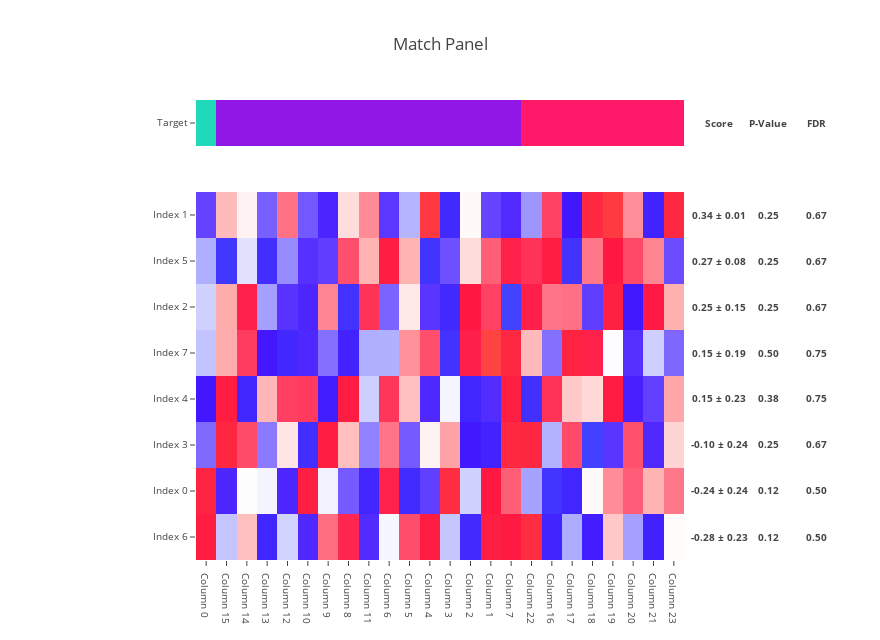
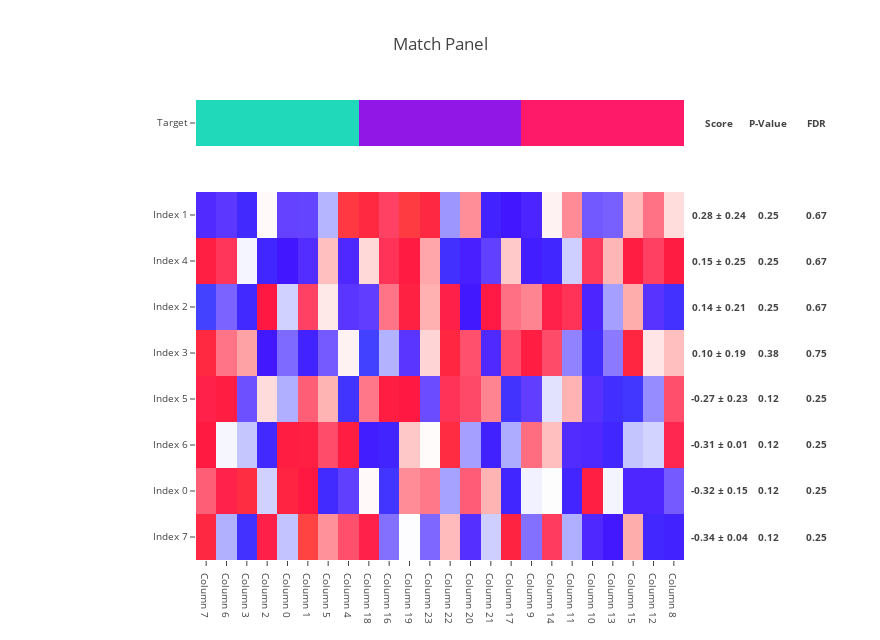
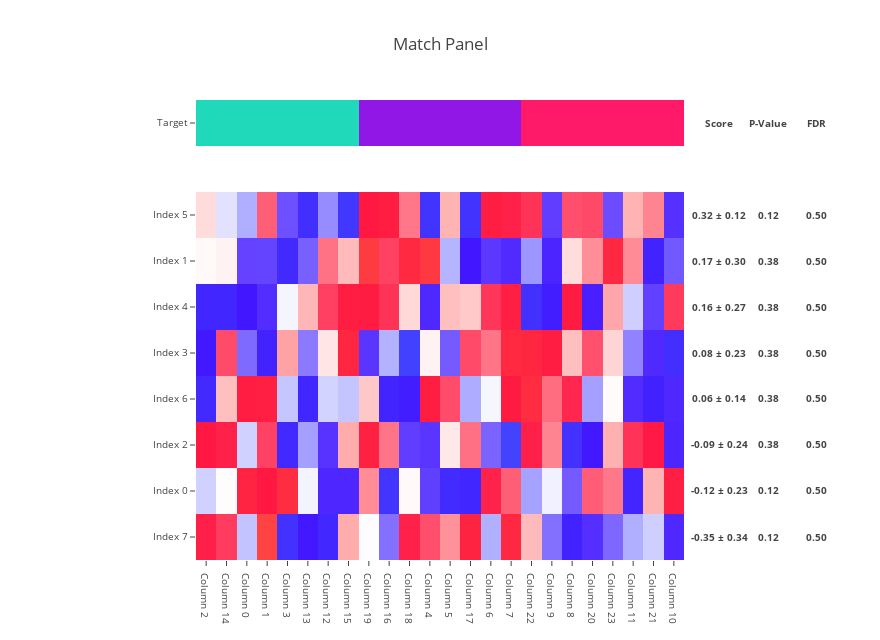

Notebook code for these charts, in order:
### Code cell
n_index = 8

n_column = 24

features = pd.DataFrame(
    np.random.random_sample(size=(
        n_index,
        n_column,
    )),
    index=('Index {}'.format(i) for i in range(n_index)),
    columns=('Column {}'.format(i) for i in range(n_column)),
)

for target in (
        pd.Series((0, ) * 1 + (1, ) * 15 + (2, ) * 8),
        pd.Series((0, ) * 8 + (2, ) * 8 + (1, ) * 8),
        pd.Series(('Aa', ) * 4 + ('Bb', ) * 4 + ('Cc', ) * 4 + ('Aa', ) * 4 + ('Bb', ) * 4 + ('Cc', ) * 4),
):
    
    target.name = 'Target'
    
    target.index = ('Column {}'.format(i) for i in range(n_column))

    scores = make_match_panel(
        target,
        features,
        target_ascending=True,
        n_sampling=3,
        n_permutation=1,
        target_type='categorical',
    )

### Figure 1 — Plotly figure (JSON) as saved in the notebook; plotly's stock layout.template omitted (floating-point values rounded to 4 significant figures; data arrays with more than 128 entries replaced by an {"elided": "..."} marker saying what was removed)
{"data": [{"colorscale": [[0, "#20d9ba"], [0.5, "#9017e6"], [1, "#ff1968"]], "showscale": false, "text": [["Column 0", "Column 15", "Column 14", "Column 13", "Column 12", "Column 10", "Column 9", "Column 8", "Column 11", "Column 6", "Column 5", "Column 4", "Column 3", "Column 2", "Column 1", "Column 7", "Column 22", "Column 16", "Column 17", "Column 18", "Column 19", "Column 20", "Column 21", "Column 23"]], "type": "heatmap", "uid": "2fe19efe-6d05-4e1f-81e5-96d4310b8822", "x": ["Column 0", "Column 15", "Column 14", "Column 13", "Column 12", "Column 10", "Column 9", "Column 8", "Column 11", "Column 6", "Column 5", "Column 4", "Column 3", "Column 2", "Column 1", "Column 7", "Column 22", "Column 16", "Column 17", "Column 18", "Column 19", "Column 20", "Column 21", "Column 23"], "y": ["Target"], "yaxis": "y2", "z": [[0, 1, 1, 1, 1, 1, 1, 1, 1, 1, 1, 1, 1, 1, 1, 1, 2, 2, 2, 2, 2, 2, 2, 2]]}, {"colorscale": {"elided": "256x2 mixed values"}, "showscale": false, "type": "heatmap", "uid": "7900529a-4991-4b0d-9dc0-ebd67636f54f", "x": ["Column 0", "Column 15", "Column 14", "Column 13", "Column 12", "Column 10", "Column 9", "Column 8", "Column 11", "Column 6", "Column 5", "Column 4", "Column 3", "Column 2", "Column 1", "Column 7", "Column 22", "Column 16", "Column 17", "Column 18", "Column 19", "Column 20", "Column 21", "Column 23"], "y": ["Index 6", "Index 0", "Index 3", "Index 4", "Index 7", "Index 2", "Index 5", "Index 1"], "yaxis": "y", "z": {"elided": "8x24 float values"}, "zmax": 1.977, "zmin": -1.885}], "layout": {"annotations": [{"font": {"size": 9.6}, "showarrow": false, "text": "<b>Score</b>", "width": 64, "x": 1.002, "xanchor": "left", "xref": "paper", "y": 0.95, "yanchor": "middle", "yref": "paper"}, {"font": {"size": 9.6}, "showarrow": false, "text": "<b>0.34 ± 0.01</b>", "width": 64, "x": 1.002, "xanchor": "left", "xref": "paper", "y": 0.75, "yanchor": "middle", "yref": "paper"}, {"font": {"size": 9.6}, "showarrow": false, "text": "<b>0.27 ± 0.08</b>", "width": 64, "x": 1.002, "xanchor": "left", "xref": "paper", "y": 0.65, "yanchor": "middle", "yref": "paper"}, {"font": {"size": 9.6}, "showarrow": false, "text": "<b>0.25 ± 0.15</b>", "width": 64, "x": 1.002, "xanchor": "left", "xref": "paper", "y": 0.55, "yanchor": "middle", "yref": "paper"}, {"font": {"size": 9.6}, "showarrow": false, "text": "<b>0.15 ± 0.19</b>", "width": 64, "x": 1.002, "xanchor": "left", "xref": "paper", "y": 0.45, "yanchor": "middle", "yref": "paper"}, {"font": {"size": 9.6}, "showarrow": false, "text": "<b>0.15 ± 0.23</b>", "width": 64, "x": 1.002, "xanchor": "left", "xref": "paper", "y": 0.35, "yanchor": "middle", "yref": "paper"}, {"font": {"size": 9.6}, "showarrow": false, "text": "<b>-0.10 ± 0.24</b>", "width": 64, "x": 1.002, "xanchor": "left", "xref": "paper", "y": 0.25, "yanchor": "middle", "yref": "paper"}, {"font": {"size": 9.6}, "showarrow": false, "text": "<b>-0.24 ± 0.24</b>", "width": 64, "x": 1.002, "xanchor": "left", "xref": "paper", "y": 0.15, "yanchor": "middle", "yref": "paper"}, {"font": {"size": 9.6}, "showarrow": false, "text": "<b>-0.28 ± 0.23</b>", "width": 64, "x": 1.002, "xanchor": "left", "xref": "paper", "y": 0.05, "yanchor": "middle", "yref": "paper"}, {"font": {"size": 9.6}, "showarrow": false, "text": "<b>P-Value</b>", "width": 64, "x": 1.102, "xanchor": "left", "xref": "paper", "y": 0.95, "yanchor": "middle", "yref": "paper"}, {"font": {"size": 9.6}, "showarrow": false, "text": "<b>0.25</b>", "width": 64, "x": 1.102, "xanchor": "left", "xref": "paper", "y": 0.75, "yanchor": "middle", "yref": "paper"}, {"font": {"size": 9.6}, "showarrow": false, "text": "<b>0.25</b>", "width": 64, "x": 1.102, "xanchor": "left", "xref": "paper", "y": 0.65, "yanchor": "middle", "yref": "paper"}, {"font": {"size": 9.6}, "showarrow": false, "text": "<b>0.25</b>", "width": 64, "x": 1.102, "xanchor": "left", "xref": "paper", "y": 0.55, "yanchor": "middle", "yref": "paper"}, {"font": {"size": 9.6}, "showarrow": false, "text": "<b>0.50</b>", "width": 64, "x": 1.102, "xanchor": "left", "xref": "paper", "y": 0.45, "yanchor": "middle", "yref": "paper"}, {"font": {"size": 9.6}, "showarrow": false, "text": "<b>0.38</b>", "width": 64, "x": 1.102, "xanchor": "left", "xref": "paper", "y": 0.35, "yanchor": "middle", "yref": "paper"}, {"font": {"size": 9.6}, "showarrow": false, "text": "<b>0.25</b>", "width": 64, "x": 1.102, "xanchor": "left", "xref": "paper", "y": 0.25, "yanchor": "middle", "yref": "paper"}, {"font": {"size": 9.6}, "showarrow": false, "text": "<b>0.12</b>", "width": 64, "x": 1.102, "xanchor": "left", "xref": "paper", "y": 0.15, "yanchor": "middle", "yref": "paper"}, {"font": {"size": 9.6}, "showarrow": false, "text": "<b>0.12</b>", "width": 64, "x": 1.102, "xanchor": "left", "xref": "paper", "y": 0.05, "yanchor": "middle", "yref": "paper"}, {"font": {"size": 9.6}, "showarrow": false, "text": "<b>FDR</b>", "width": 64, "x": 1.202, "xanchor": "left", "xref": "paper", "y": 0.95, "yanchor": "middle", "yref": "paper"}, {"font": {"size": 9.6}, "showarrow": false, "text": "<b>0.67</b>", "width": 64, "x": 1.202, "xanchor": "left", "xref": "paper", "y": 0.75, "yanchor": "middle", "yref": "paper"}, {"font": {"size": 9.6}, "showarrow": false, "text": "<b>0.67</b>", "width": 64, "x": 1.202, "xanchor": "left", "xref": "paper", "y": 0.65, "yanchor": "middle", "yref": "paper"}, {"font": {"size": 9.6}, "showarrow": false, "text": "<b>0.67</b>", "width": 64, "x": 1.202, "xanchor": "left", "xref": "paper", "y": 0.55, "yanchor": "middle", "yref": "paper"}, {"font": {"size": 9.6}, "showarrow": false, "text": "<b>0.75</b>", "width": 64, "x": 1.202, "xanchor": "left", "xref": "paper", "y": 0.45, "yanchor": "middle", "yref": "paper"}, {"font": {"size": 9.6}, "showarrow": false, "text": "<b>0.75</b>", "width": 64, "x": 1.202, "xanchor": "left", "xref": "paper", "y": 0.35, "yanchor": "middle", "yref": "paper"}, {"font": {"size": 9.6}, "showarrow": false, "text": "<b>0.67</b>", "width": 64, "x": 1.202, "xanchor": "left", "xref": "paper", "y": 0.25, "yanchor": "middle", "yref": "paper"}, {"font": {"size": 9.6}, "showarrow": false, "text": "<b>0.50</b>", "width": 64, "x": 1.202, "xanchor": "left", "xref": "paper", "y": 0.15, "yanchor": "middle", "yref": "paper"}, {"font": {"size": 9.6}, "showarrow": false, "text": "<b>0.50</b>", "width": 64, "x": 1.202, "xanchor": "left", "xref": "paper", "y": 0.05, "yanchor": "middle", "yref": "paper"}], "height": 640, "margin": {"l": 196, "r": 196}, "title": "Match Panel", "width": 880, "xaxis": {"anchor": "y", "tickfont": {"size": 9.6}}, "yaxis": {"domain": [0, 0.8], "dtick": 1, "tickfont": {"size": 9.6}}, "yaxis2": {"domain": [0.9, 1], "tickfont": {"size": 9.6}}}}

### Figure 2 — Plotly figure (JSON) as saved in the notebook; plotly's stock layout.template omitted (floating-point values rounded to 4 significant figures; data arrays with more than 128 entries replaced by an {"elided": "..."} marker saying what was removed)
{"data": [{"colorscale": [[0, "#20d9ba"], [0.5, "#9017e6"], [1, "#ff1968"]], "showscale": false, "text": [["Column 7", "Column 6", "Column 3", "Column 2", "Column 0", "Column 1", "Column 5", "Column 4", "Column 18", "Column 16", "Column 19", "Column 23", "Column 22", "Column 20", "Column 21", "Column 17", "Column 9", "Column 14", "Column 11", "Column 10", "Column 13", "Column 15", "Column 12", "Column 8"]], "type": "heatmap", "uid": "cb595785-6326-49de-9d6e-125964766bc9", "x": ["Column 7", "Column 6", "Column 3", "Column 2", "Column 0", "Column 1", "Column 5", "Column 4", "Column 18", "Column 16", "Column 19", "Column 23", "Column 22", "Column 20", "Column 21", "Column 17", "Column 9", "Column 14", "Column 11", "Column 10", "Column 13", "Column 15", "Column 12", "Column 8"], "y": ["Target"], "yaxis": "y2", "z": [[0, 0, 0, 0, 0, 0, 0, 0, 1, 1, 1, 1, 1, 1, 1, 1, 2, 2, 2, 2, 2, 2, 2, 2]]}, {"colorscale": {"elided": "256x2 mixed values"}, "showscale": false, "type": "heatmap", "uid": "e6a28038-308b-4328-9321-73393038905c", "x": ["Column 7", "Column 6", "Column 3", "Column 2", "Column 0", "Column 1", "Column 5", "Column 4", "Column 18", "Column 16", "Column 19", "Column 23", "Column 22", "Column 20", "Column 21", "Column 17", "Column 9", "Column 14", "Column 11", "Column 10", "Column 13", "Column 15", "Column 12", "Column 8"], "y": ["Index 7", "Index 0", "Index 6", "Index 5", "Index 3", "Index 2", "Index 4", "Index 1"], "yaxis": "y", "z": {"elided": "8x24 float values"}, "zmax": 1.977, "zmin": -1.885}], "layout": {"annotations": [{"font": {"size": 9.6}, "showarrow": false, "text": "<b>Score</b>", "width": 64, "x": 1.002, "xanchor": "left", "xref": "paper", "y": 0.95, "yanchor": "middle", "yref": "paper"}, {"font": {"size": 9.6}, "showarrow": false, "text": "<b>0.28 ± 0.24</b>", "width": 64, "x": 1.002, "xanchor": "left", "xref": "paper", "y": 0.75, "yanchor": "middle", "yref": "paper"}, {"font": {"size": 9.6}, "showarrow": false, "text": "<b>0.15 ± 0.25</b>", "width": 64, "x": 1.002, "xanchor": "left", "xref": "paper", "y": 0.65, "yanchor": "middle", "yref": "paper"}, {"font": {"size": 9.6}, "showarrow": false, "text": "<b>0.14 ± 0.21</b>", "width": 64, "x": 1.002, "xanchor": "left", "xref": "paper", "y": 0.55, "yanchor": "middle", "yref": "paper"}, {"font": {"size": 9.6}, "showarrow": false, "text": "<b>0.10 ± 0.19</b>", "width": 64, "x": 1.002, "xanchor": "left", "xref": "paper", "y": 0.45, "yanchor": "middle", "yref": "paper"}, {"font": {"size": 9.6}, "showarrow": false, "text": "<b>-0.27 ± 0.23</b>", "width": 64, "x": 1.002, "xanchor": "left", "xref": "paper", "y": 0.35, "yanchor": "middle", "yref": "paper"}, {"font": {"size": 9.6}, "showarrow": false, "text": "<b>-0.31 ± 0.01</b>", "width": 64, "x": 1.002, "xanchor": "left", "xref": "paper", "y": 0.25, "yanchor": "middle", "yref": "paper"}, {"font": {"size": 9.6}, "showarrow": false, "text": "<b>-0.32 ± 0.15</b>", "width": 64, "x": 1.002, "xanchor": "left", "xref": "paper", "y": 0.15, "yanchor": "middle", "yref": "paper"}, {"font": {"size": 9.6}, "showarrow": false, "text": "<b>-0.34 ± 0.04</b>", "width": 64, "x": 1.002, "xanchor": "left", "xref": "paper", "y": 0.05, "yanchor": "middle", "yref": "paper"}, {"font": {"size": 9.6}, "showarrow": false, "text": "<b>P-Value</b>", "width": 64, "x": 1.102, "xanchor": "left", "xref": "paper", "y": 0.95, "yanchor": "middle", "yref": "paper"}, {"font": {"size": 9.6}, "showarrow": false, "text": "<b>0.25</b>", "width": 64, "x": 1.102, "xanchor": "left", "xref": "paper", "y": 0.75, "yanchor": "middle", "yref": "paper"}, {"font": {"size": 9.6}, "showarrow": false, "text": "<b>0.25</b>", "width": 64, "x": 1.102, "xanchor": "left", "xref": "paper", "y": 0.65, "yanchor": "middle", "yref": "paper"}, {"font": {"size": 9.6}, "showarrow": false, "text": "<b>0.25</b>", "width": 64, "x": 1.102, "xanchor": "left", "xref": "paper", "y": 0.55, "yanchor": "middle", "yref": "paper"}, {"font": {"size": 9.6}, "showarrow": false, "text": "<b>0.38</b>", "width": 64, "x": 1.102, "xanchor": "left", "xref": "paper", "y": 0.45, "yanchor": "middle", "yref": "paper"}, {"font": {"size": 9.6}, "showarrow": false, "text": "<b>0.12</b>", "width": 64, "x": 1.102, "xanchor": "left", "xref": "paper", "y": 0.35, "yanchor": "middle", "yref": "paper"}, {"font": {"size": 9.6}, "showarrow": false, "text": "<b>0.12</b>", "width": 64, "x": 1.102, "xanchor": "left", "xref": "paper", "y": 0.25, "yanchor": "middle", "yref": "paper"}, {"font": {"size": 9.6}, "showarrow": false, "text": "<b>0.12</b>", "width": 64, "x": 1.102, "xanchor": "left", "xref": "paper", "y": 0.15, "yanchor": "middle", "yref": "paper"}, {"font": {"size": 9.6}, "showarrow": false, "text": "<b>0.12</b>", "width": 64, "x": 1.102, "xanchor": "left", "xref": "paper", "y": 0.05, "yanchor": "middle", "yref": "paper"}, {"font": {"size": 9.6}, "showarrow": false, "text": "<b>FDR</b>", "width": 64, "x": 1.202, "xanchor": "left", "xref": "paper", "y": 0.95, "yanchor": "middle", "yref": "paper"}, {"font": {"size": 9.6}, "showarrow": false, "text": "<b>0.67</b>", "width": 64, "x": 1.202, "xanchor": "left", "xref": "paper", "y": 0.75, "yanchor": "middle", "yref": "paper"}, {"font": {"size": 9.6}, "showarrow": false, "text": "<b>0.67</b>", "width": 64, "x": 1.202, "xanchor": "left", "xref": "paper", "y": 0.65, "yanchor": "middle", "yref": "paper"}, {"font": {"size": 9.6}, "showarrow": false, "text": "<b>0.67</b>", "width": 64, "x": 1.202, "xanchor": "left", "xref": "paper", "y": 0.55, "yanchor": "middle", "yref": "paper"}, {"font": {"size": 9.6}, "showarrow": false, "text": "<b>0.75</b>", "width": 64, "x": 1.202, "xanchor": "left", "xref": "paper", "y": 0.45, "yanchor": "middle", "yref": "paper"}, {"font": {"size": 9.6}, "showarrow": false, "text": "<b>0.25</b>", "width": 64, "x": 1.202, "xanchor": "left", "xref": "paper", "y": 0.35, "yanchor": "middle", "yref": "paper"}, {"font": {"size": 9.6}, "showarrow": false, "text": "<b>0.25</b>", "width": 64, "x": 1.202, "xanchor": "left", "xref": "paper", "y": 0.25, "yanchor": "middle", "yref": "paper"}, {"font": {"size": 9.6}, "showarrow": false, "text": "<b>0.25</b>", "width": 64, "x": 1.202, "xanchor": "left", "xref": "paper", "y": 0.15, "yanchor": "middle", "yref": "paper"}, {"font": {"size": 9.6}, "showarrow": false, "text": "<b>0.25</b>", "width": 64, "x": 1.202, "xanchor": "left", "xref": "paper", "y": 0.05, "yanchor": "middle", "yref": "paper"}], "height": 640, "margin": {"l": 196, "r": 196}, "title": "Match Panel", "width": 880, "xaxis": {"anchor": "y", "tickfont": {"size": 9.6}}, "yaxis": {"domain": [0, 0.8], "dtick": 1, "tickfont": {"size": 9.6}}, "yaxis2": {"domain": [0.9, 1], "tickfont": {"size": 9.6}}}}

### Figure 3 — Plotly figure (JSON) as saved in the notebook; plotly's stock layout.template omitted (floating-point values rounded to 4 significant figures; data arrays with more than 128 entries replaced by an {"elided": "..."} marker saying what was removed)
{"data": [{"colorscale": [[0, "#20d9ba"], [0.5, "#9017e6"], [1, "#ff1968"]], "showscale": false, "text": [["Column 2", "Column 14", "Column 0", "Column 1", "Column 3", "Column 13", "Column 12", "Column 15", "Column 19", "Column 16", "Column 18", "Column 4", "Column 5", "Column 17", "Column 6", "Column 7", "Column 22", "Column 9", "Column 8", "Column 20", "Column 23", "Column 11", "Column 21", "Column 10"]], "type": "heatmap", "uid": "15425110-857d-479b-87c5-b63bf405b3b9", "x": ["Column 2", "Column 14", "Column 0", "Column 1", "Column 3", "Column 13", "Column 12", "Column 15", "Column 19", "Column 16", "Column 18", "Column 4", "Column 5", "Column 17", "Column 6", "Column 7", "Column 22", "Column 9", "Column 8", "Column 20", "Column 23", "Column 11", "Column 21", "Column 10"], "y": ["Target"], "yaxis": "y2", "z": [[0, 0, 0, 0, 0, 0, 0, 0, 1, 1, 1, 1, 1, 1, 1, 1, 2, 2, 2, 2, 2, 2, 2, 2]]}, {"colorscale": {"elided": "256x2 mixed values"}, "showscale": false, "type": "heatmap", "uid": "0f1d45cb-7591-4887-93de-8cc58d280680", "x": ["Column 2", "Column 14", "Column 0", "Column 1", "Column 3", "Column 13", "Column 12", "Column 15", "Column 19", "Column 16", "Column 18", "Column 4", "Column 5", "Column 17", "Column 6", "Column 7", "Column 22", "Column 9", "Column 8", "Column 20", "Column 23", "Column 11", "Column 21", "Column 10"], "y": ["Index 7", "Index 0", "Index 2", "Index 6", "Index 3", "Index 4", "Index 1", "Index 5"], "yaxis": "y", "z": {"elided": "8x24 float values"}, "zmax": 1.977, "zmin": -1.885}], "layout": {"annotations": [{"font": {"size": 9.6}, "showarrow": false, "text": "<b>Score</b>", "width": 64, "x": 1.002, "xanchor": "left", "xref": "paper", "y": 0.95, "yanchor": "middle", "yref": "paper"}, {"font": {"size": 9.6}, "showarrow": false, "text": "<b>0.32 ± 0.12</b>", "width": 64, "x": 1.002, "xanchor": "left", "xref": "paper", "y": 0.75, "yanchor": "middle", "yref": "paper"}, {"font": {"size": 9.6}, "showarrow": false, "text": "<b>0.17 ± 0.30</b>", "width": 64, "x": 1.002, "xanchor": "left", "xref": "paper", "y": 0.65, "yanchor": "middle", "yref": "paper"}, {"font": {"size": 9.6}, "showarrow": false, "text": "<b>0.16 ± 0.27</b>", "width": 64, "x": 1.002, "xanchor": "left", "xref": "paper", "y": 0.55, "yanchor": "middle", "yref": "paper"}, {"font": {"size": 9.6}, "showarrow": false, "text": "<b>0.08 ± 0.23</b>", "width": 64, "x": 1.002, "xanchor": "left", "xref": "paper", "y": 0.45, "yanchor": "middle", "yref": "paper"}, {"font": {"size": 9.6}, "showarrow": false, "text": "<b>0.06 ± 0.14</b>", "width": 64, "x": 1.002, "xanchor": "left", "xref": "paper", "y": 0.35, "yanchor": "middle", "yref": "paper"}, {"font": {"size": 9.6}, "showarrow": false, "text": "<b>-0.09 ± 0.24</b>", "width": 64, "x": 1.002, "xanchor": "left", "xref": "paper", "y": 0.25, "yanchor": "middle", "yref": "paper"}, {"font": {"size": 9.6}, "showarrow": false, "text": "<b>-0.12 ± 0.23</b>", "width": 64, "x": 1.002, "xanchor": "left", "xref": "paper", "y": 0.15, "yanchor": "middle", "yref": "paper"}, {"font": {"size": 9.6}, "showarrow": false, "text": "<b>-0.35 ± 0.34</b>", "width": 64, "x": 1.002, "xanchor": "left", "xref": "paper", "y": 0.05, "yanchor": "middle", "yref": "paper"}, {"font": {"size": 9.6}, "showarrow": false, "text": "<b>P-Value</b>", "width": 64, "x": 1.102, "xanchor": "left", "xref": "paper", "y": 0.95, "yanchor": "middle", "yref": "paper"}, {"font": {"size": 9.6}, "showarrow": false, "text": "<b>0.12</b>", "width": 64, "x": 1.102, "xanchor": "left", "xref": "paper", "y": 0.75, "yanchor": "middle", "yref": "paper"}, {"font": {"size": 9.6}, "showarrow": false, "text": "<b>0.38</b>", "width": 64, "x": 1.102, "xanchor": "left", "xref": "paper", "y": 0.65, "yanchor": "middle", "yref": "paper"}, {"font": {"size": 9.6}, "showarrow": false, "text": "<b>0.38</b>", "width": 64, "x": 1.102, "xanchor": "left", "xref": "paper", "y": 0.55, "yanchor": "middle", "yref": "paper"}, {"font": {"size": 9.6}, "showarrow": false, "text": "<b>0.38</b>", "width": 64, "x": 1.102, "xanchor": "left", "xref": "paper", "y": 0.45, "yanchor": "middle", "yref": "paper"}, {"font": {"size": 9.6}, "showarrow": false, "text": "<b>0.38</b>", "width": 64, "x": 1.102, "xanchor": "left", "xref": "paper", "y": 0.35, "yanchor": "middle", "yref": "paper"}, {"font": {"size": 9.6}, "showarrow": false, "text": "<b>0.38</b>", "width": 64, "x": 1.102, "xanchor": "left", "xref": "paper", "y": 0.25, "yanchor": "middle", "yref": "paper"}, {"font": {"size": 9.6}, "showarrow": false, "text": "<b>0.12</b>", "width": 64, "x": 1.102, "xanchor": "left", "xref": "paper", "y": 0.15, "yanchor": "middle", "yref": "paper"}, {"font": {"size": 9.6}, "showarrow": false, "text": "<b>0.12</b>", "width": 64, "x": 1.102, "xanchor": "left", "xref": "paper", "y": 0.05, "yanchor": "middle", "yref": "paper"}, {"font": {"size": 9.6}, "showarrow": false, "text": "<b>FDR</b>", "width": 64, "x": 1.202, "xanchor": "left", "xref": "paper", "y": 0.95, "yanchor": "middle", "yref": "paper"}, {"font": {"size": 9.6}, "showarrow": false, "text": "<b>0.50</b>", "width": 64, "x": 1.202, "xanchor": "left", "xref": "paper", "y": 0.75, "yanchor": "middle", "yref": "paper"}, {"font": {"size": 9.6}, "showarrow": false, "text": "<b>0.50</b>", "width": 64, "x": 1.202, "xanchor": "left", "xref": "paper", "y": 0.65, "yanchor": "middle", "yref": "paper"}, {"font": {"size": 9.6}, "showarrow": false, "text": "<b>0.50</b>", "width": 64, "x": 1.202, "xanchor": "left", "xref": "paper", "y": 0.55, "yanchor": "middle", "yref": "paper"}, {"font": {"size": 9.6}, "showarrow": false, "text": "<b>0.50</b>", "width": 64, "x": 1.202, "xanchor": "left", "xref": "paper", "y": 0.45, "yanchor": "middle", "yref": "paper"}, {"font": {"size": 9.6}, "showarrow": false, "text": "<b>0.50</b>", "width": 64, "x": 1.202, "xanchor": "left", "xref": "paper", "y": 0.35, "yanchor": "middle", "yref": "paper"}, {"font": {"size": 9.6}, "showarrow": false, "text": "<b>0.50</b>", "width": 64, "x": 1.202, "xanchor": "left", "xref": "paper", "y": 0.25, "yanchor": "middle", "yref": "paper"}, {"font": {"size": 9.6}, "showarrow": false, "text": "<b>0.50</b>", "width": 64, "x": 1.202, "xanchor": "left", "xref": "paper", "y": 0.15, "yanchor": "middle", "yref": "paper"}, {"font": {"size": 9.6}, "showarrow": false, "text": "<b>0.50</b>", "width": 64, "x": 1.202, "xanchor": "left", "xref": "paper", "y": 0.05, "yanchor": "middle", "yref": "paper"}], "height": 640, "margin": {"l": 196, "r": 196}, "title": "Match Panel", "width": 880, "xaxis": {"anchor": "y", "tickfont": {"size": 9.6}}, "yaxis": {"domain": [0, 0.8], "dtick": 1, "tickfont": {"size": 9.6}}, "yaxis2": {"domain": [0.9, 1], "tickfont": {"size": 9.6}}}}
